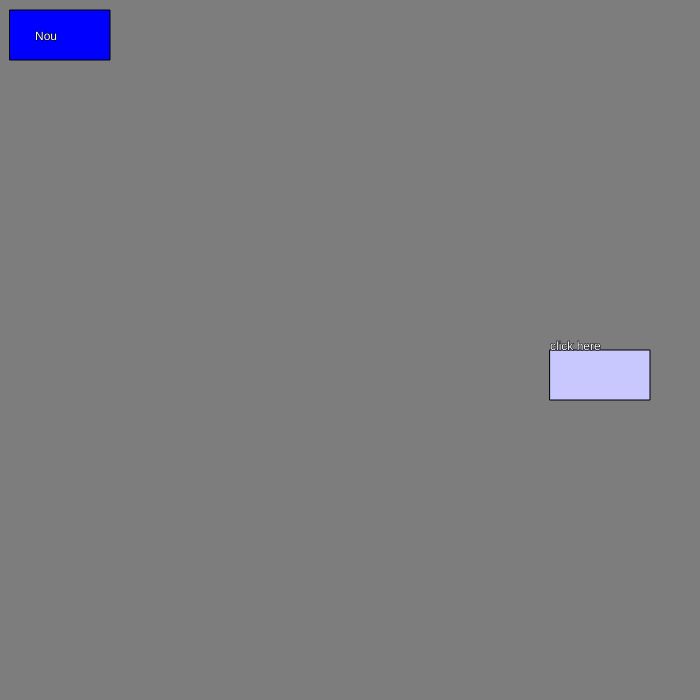
Frame 1 (no input)
Frame 60 (no input): identical to frame 1, image omitted
Frame 120 (the mouse pressed at the canvas centre since frame 60): identical to frame 1, image omitted

The p5.js sketch that drew this single still picture (run headless with seeded random() and noise() and a simulated clock; from frame 60 on, the mouse is pressed at the canvas centre):

// p5.js sketch
// ── sketch.js
var button2X;
var button2Y;

function setup()
{
  createCanvas(700,700);
  button2X = 250;
  button2Y = 50;

  
}

function draw()
{
	background(125,125,125)


	if (mouseX > 10 && mouseX < 10 + 100 && mouseY > 10 && mouseY < 10+50)
	{
	
	 	fill(255,0,0);    
	  	stroke(0,0,0);
	  	strokeWeight(20);

	  	rect(350-350,350-350,700,700);

		fill(255,0,0);    
		stroke(0,0,0);
		strokeWeight(10);

		rect(350-300,350-300,600,600);

		fill(255,0,0);    
		stroke(0,0,0);
		strokeWeight(10);

		rect(350-250,350-250,500,500);

		fill(255,0,0);    
		stroke(0,0,0);
		strokeWeight(10);

		rect(350-200,350-200,400,400);

		fill(255,0,0);    
		stroke(0,0,0);
		strokeWeight(10);

		rect(350-150,350-150,300,300);

		fill(255,0,0);    
		stroke(0,0,0);
		strokeWeight(10);

		rect(350-100,350-100,200,200);

		fill(255,0,0);    
		stroke(0,0,0);
		strokeWeight(10);

		rect(350-50,350-50,100,100);

		fill(255,0,0);    
		stroke(0,0,0);
		strokeWeight(10);

		rect(350-25/2,350-25/2,25,25);
	
	}
	else
	{
		fill(0,0,255);
		stroke(0,0,0);
		rect(10,10,100,50);		
	}

	fill(255,255,255);
	textSize(12);
	text("Nou",35,40);




	fill(200,200,255);
	rect(button2X+300,button2Y+300,100,50);

	if (mouseX > button2X + 300 && mouseX < button2X + 350 && mouseY > button2Y + 300 && mouseY < button2Y+350)
	{
		fill(248,89,255);
		stroke(51,70,190);
		textSize(120);
		text("Tencent",button2X-250,button2Y+350);
		text("Tencent",0,200)
		text("Tencent",0,300)
		text("Tencent",0,500)
		text("Tencent",0,600)
		text("Tencent",0,700)
	}
	else
	{
		fill(255,255,255);
		stroke(0,0,0);
		textSize(12);
		text("click here",button2X+300,button2Y+300);
	}



}
